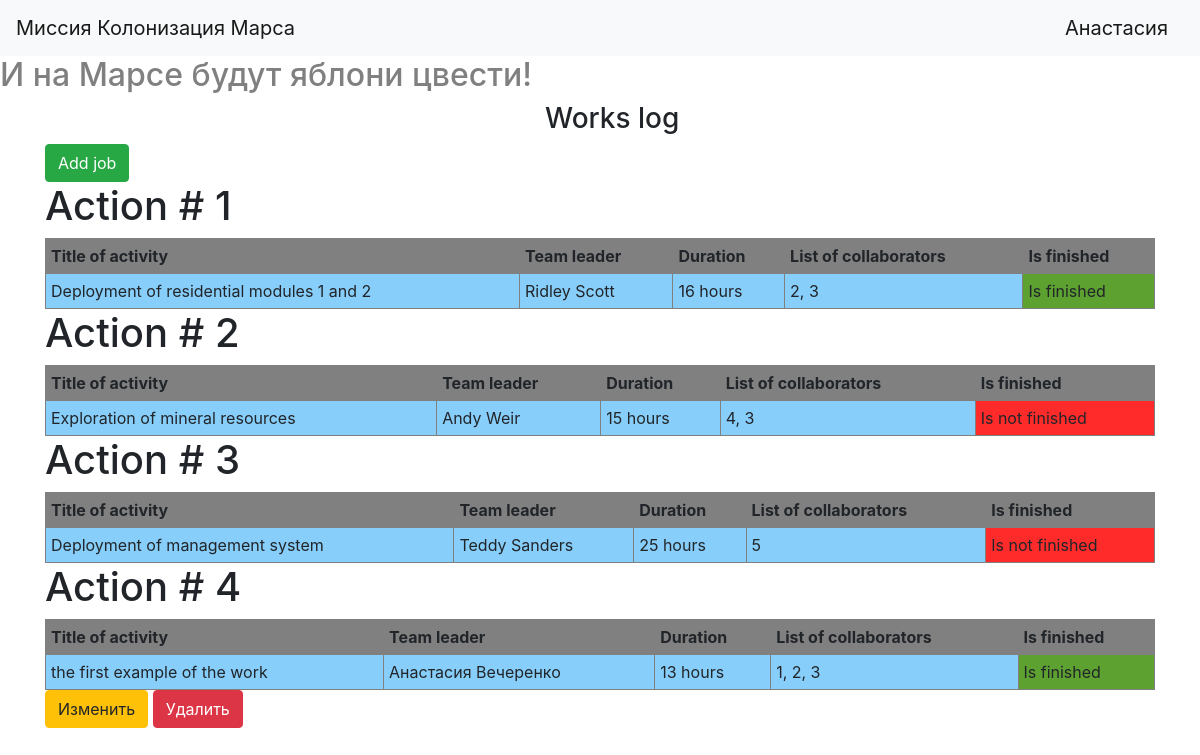
/ (signed in), run on the app's committed database.
### data/users.py (models this page shows, shortened)
class User(SqlAlchemyBase, UserMixin):
    __tablename__ = 'users'
    id = sqlalchemy.Column(sqlalchemy.Integer,
                           primary_key=True, autoincrement=True)
    name = sqlalchemy.Column(sqlalchemy.String, nullable=True)
    surname = sqlalchemy.Column(sqlalchemy.String, nullable=True)
    age = sqlalchemy.Column(sqlalchemy.Integer, nullable=True)
    position = sqlalchemy.Column(sqlalchemy.String, nullable=True)
    speciality = sqlalchemy.Column(sqlalchemy.String, nullable=True)
    address = sqlalchemy.Column(sqlalchemy.String, nullable=True)
    about = sqlalchemy.Column(sqlalchemy.String, nullable=True)
    email = sqlalchemy.Column(sqlalchemy.String,
                              index=True, unique=True, nullable=True)
    hashed_password = sqlalchemy.Column(sqlalchemy.String, nullable=True)
    created_date = sqlalchemy.Column(sqlalchemy.DateTime,
                                     default=datetime.datetime.now)
    jobs = orm.relation("Jobs", back_populates='user')

### data/jobs.py (models this page shows)
class Jobs(SqlAlchemyBase):
    __tablename__ = 'jobs'
    id = sqlalchemy.Column(sqlalchemy.Integer,
                           primary_key=True, autoincrement=True)
    team_leader = sqlalchemy.Column(sqlalchemy.Integer,
                                    sqlalchemy.ForeignKey("users.id"))
    user = orm.relation('User')
    job = sqlalchemy.Column(sqlalchemy.String, nullable=True)
    work_size = sqlalchemy.Column(sqlalchemy.Integer, nullable=True)
    collaborators = sqlalchemy.Column(sqlalchemy.String, nullable=True)
    start_date = sqlalchemy.Column(sqlalchemy.DateTime,
                                   default=datetime.datetime.now)
    end_date = sqlalchemy.Column(sqlalchemy.DateTime, nullable=True)
    is_finished = sqlalchemy.Column(sqlalchemy.Boolean, default=True)

### main.py (the view)
@app.route('/')
def table():
    global_init("db/mars_explorer.db")
    db_sess = create_session()
    list_jobs = []
    for job in db_sess.query(Jobs).all():
        list_jobs.append({'id': job.id, 'title': job.job, 'leader': f'{job.user.name} {job.user.surname}',
                          'duration': job.work_size, 'list': job.collaborators, 'finish': job.is_finished,
                          'team_leader': job.team_leader})
    return render_template('table.html', data=list_jobs)

### data/db_session.py (called while the page is built, shortened)
def global_init(db_file):
    global __factory
    if __factory:
        return

def create_session() -> Session:
    global __factory
    return __factory()

### main.py (called while the page is built)
@login_manager.user_loader
def load_user(user_id):
    db_sess = create_session()
    return db_sess.query(User).get(user_id)

### templates/table.html
{% extends "base.html" %}
{% block content %}
<h3>Works log</h3>
{% if current_user.is_authenticated %}
    <a class="btn btn-success " href="/jobs">Add job</a>
{% endif %}
{% for item in data %}
    <h1>Action # {{item['id']}}</h1>
    <table border="1" width="100%" cellpadding="5">
        <tr>
            <th bgcolor="#808080">Title of activity</th>
            <th bgcolor="#808080">Team leader</th>
            <th bgcolor="#808080">Duration</th>
            <th bgcolor="#808080">List of collaborators</th>
            <th bgcolor="#808080">Is finished</th>
        </tr>
        <tr>
            <td bgcolor="#87cefa">{{item['title']}}</td>
            <td bgcolor="#87cefa">{{item['leader']}}</td>
            <td bgcolor="#87cefa">{{item['duration']}} hours</td>
            <td bgcolor="#87cefa">{{item['list']}}</td>
            {% if item['finish'] == False %}
                <td bgcolor="#ff2b2b">Is not finished</td>
            {% else %}
                <td bgcolor="#5da130">Is finished</td>
            {% endif %}
        </tr>
    </table>
{% if current_user.is_authenticated and (current_user.id == item['team_leader'] or current_user.id == 1) %}
    <div>
        <a href="/jobs/{{ item.id }}" class="btn btn-warning">
            Изменить
        </a>
        <a href="/jobs_delete/{{ item.id }}" class="btn btn-danger">
            Удалить
        </a>
    </div>
{% endif %}
{% endfor %}
{% endblock %}

### templates/base.html (shortened to what this page needs)
<!doctype html>
<html lang="en">
<head>
    <link rel="stylesheet"
          href="https://stackpath.bootstrapcdn.com/bootstrap/4.4.1/css/bootstrap.min.css"
>
</head>
<body>
<header>
    <nav class="navbar navbar-light bg-light">
        <a class="navbar-brand" href="#">Миссия Колонизация Марса</a>
        {% if current_user.is_authenticated %}
    <a class="navbar-brand" href="/logout">{{ current_user.name }}</a>
{% else %}
    <p>
        <a class="btn btn-primary " href="/register">Зарегистрироваться</a>
        <a class="btn btn-success" href="/login">Войти</a>
    </p>
{% endif %}
    </nav>
    <h2>И на Марсе будут яблони цвести!</h2>
</header>
<main role="main" class="container">
    {% block content %}{% endblock %}
</main>
</body>
</html>

### templates/base.html (style rules this page uses)
h2 { color: #808080; }
h3 { margin-left:500px; }

### data on the page
User: name "Анастасия"
Jobs: id "1", title "Deployment of residential modules 1 and 2", leader "Ridley Scott", duration "16", list "2, 3", shows "Is finished"
Jobs: id "2", title "Exploration of mineral resources", leader "Andy Weir", duration "15", list "4, 3", shows "Is not finished"
Jobs: id "3", title "Deployment of management system", leader "Teddy Sanders", duration "25", list "5", shows "Is not finished"
Jobs: id "4", title "the first example of the work", leader "Анастасия Вечеренко", duration "13", list "1, 2, 3", shows "Is finished"
